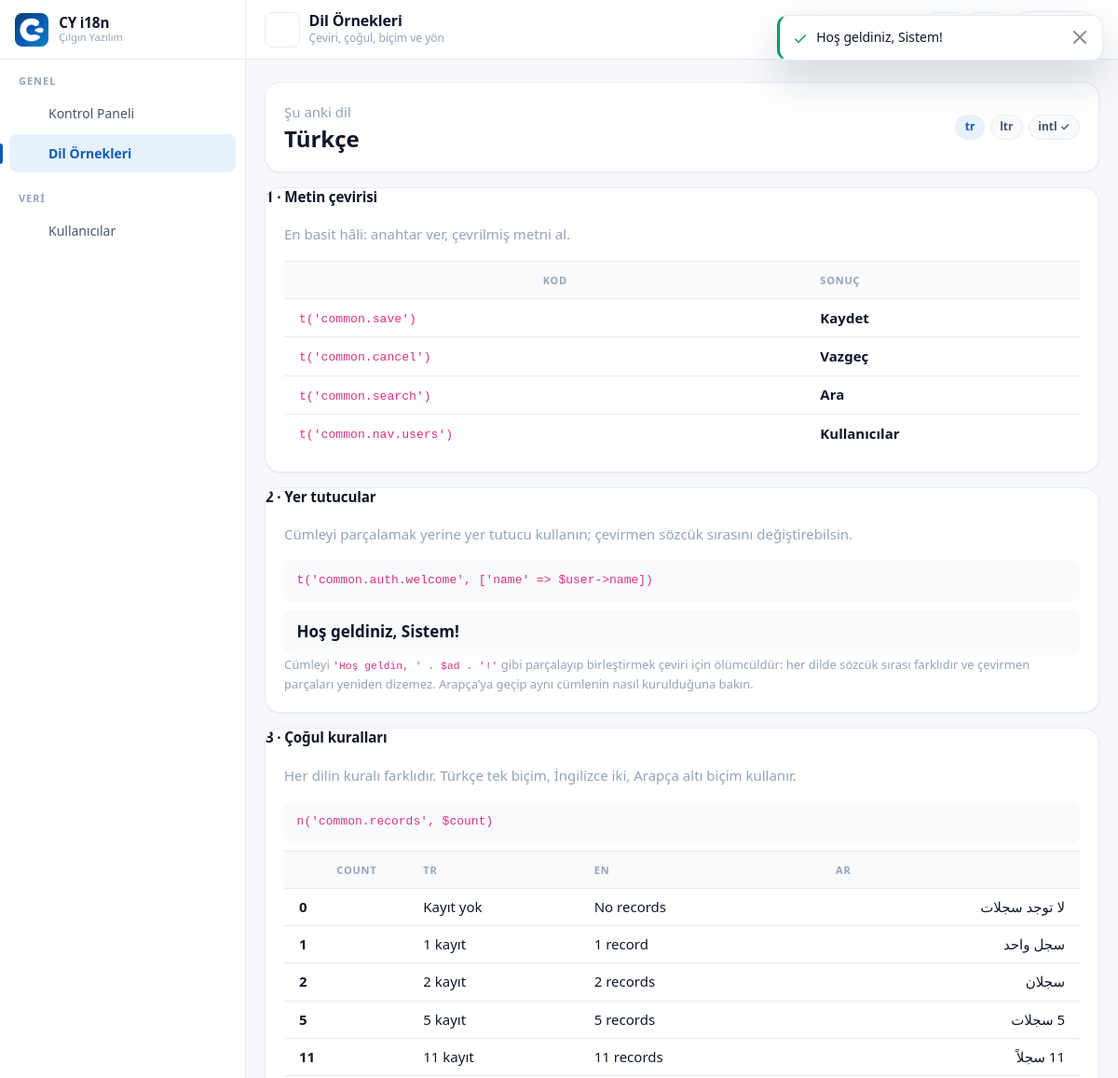
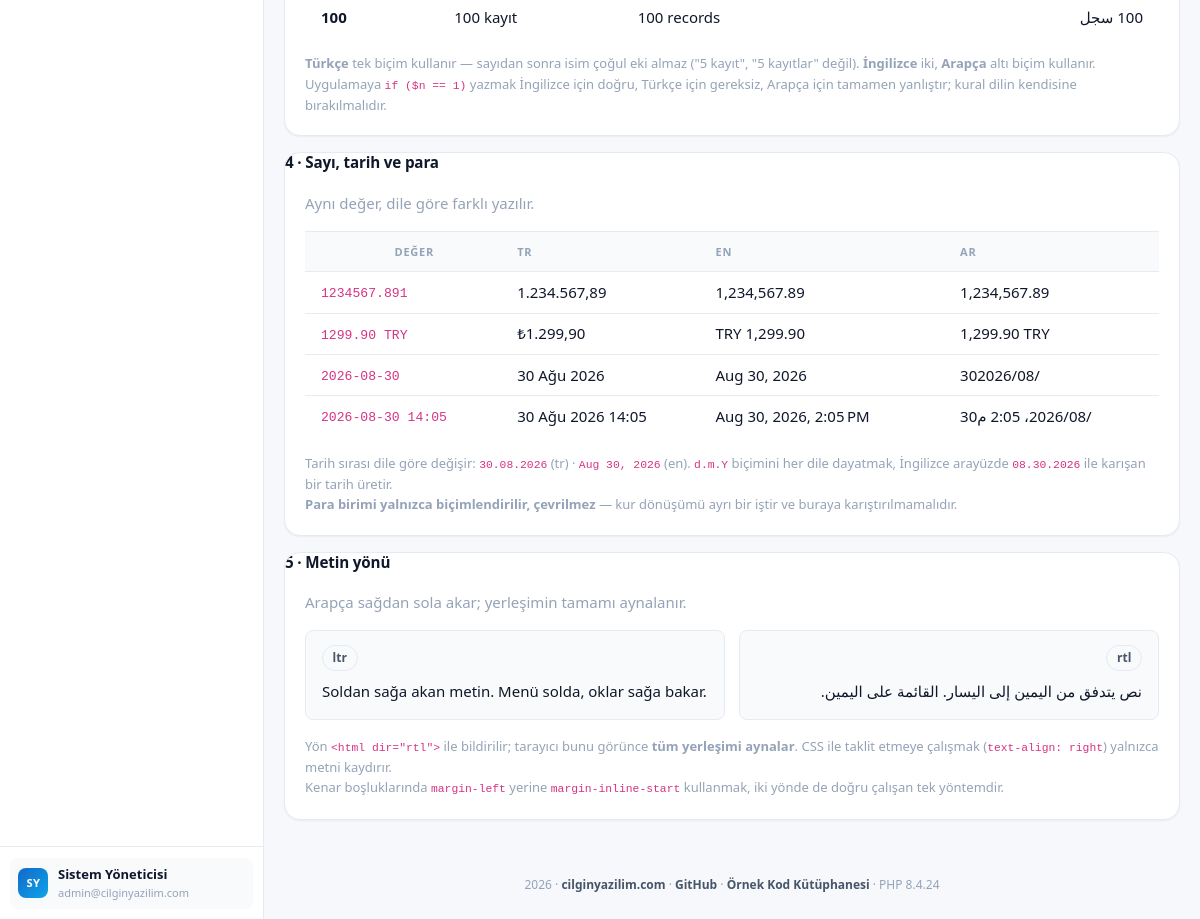
Page /i18n (signed in) on the committed database (2 pictures, top to bottom).
### tables this page shows
CREATE TABLE `users` (
  `id`            INT UNSIGNED NOT NULL AUTO_INCREMENT,

  `name`          VARCHAR(150) NOT NULL,
  `surname`       VARCHAR(150) NOT NULL,

   
   
  `email`         VARCHAR(190) NOT NULL,

   
   
   
  `password`      VARCHAR(255) NOT NULL,

   
  `is_active`     TINYINT(1)   NOT NULL DEFAULT 1,

   
   
  `theme`         ENUM('light','dark') NOT NULL DEFAULT 'light',

  `last_login_at` DATETIME     NULL DEFAULT NULL,
  `created_at`    TIMESTAMP    NOT NULL DEFAULT CURRENT_TIMESTAMP,
  `updated_at`    TIMESTAMP    NULL DEFAULT NULL,

  PRIMARY KEY (`id`),

   
   
   
  UNIQUE KEY `uk_users_email` (`email`),

   
   
   
  KEY `idx_users_name`    (`name`),
  KEY `idx_users_surname` (`surname`),
  KEY `idx_users_active`  (`is_active`),
  KEY `idx_users_created` (`created_at`)
);

### views/i18n/index.php (the view, shortened to what the rows shown need)
<?php
$current = Translator::locale();
?>
<div class="cy-card">
    <div class="cy-card__body cy-i18n-current">
        <div>
            <h2 class="cy-i18n-current__name" dir="<?= e(Translator::direction()) ?>">
                <?= e(Translator::LOCALES[$current]['native']) ?>
            </h2>
        </div>
    </div>
</div>
<div class="cy-card mt-3">
    <div class="cy-card__head">
        <h2 class="cy-section-title">1 · <?= te('common.demo.text') ?></h2>
    </div>
    <div class="cy-card__body">
        <div class="cy-table-wrap">
            <table class="table cy-table w-100 cy-i18n-table">
                <thead>
                    <tr>
                        <th scope="col">Kod</th>
                        <th scope="col">Sonuç</th>
                    </tr>
                </thead>
            </table>
        </div>
    </div>
</div>
<div class="cy-card mt-3">
    <div class="cy-card__head">
        <h2 class="cy-section-title">2 · <?= te('common.demo.placeholder') ?></h2>
    </div>
    <div class="cy-card__body">
        <p class="cy-muted"><?= te('common.demo.placeholder_lead') ?></p>
        <code class="cy-code">t('common.auth.welcome', ['name' => $user->name])</code>
        <p class="cy-i18n-result mt-2" dir="<?= e(Translator::direction()) ?>">
            <?= te('common.auth.welcome', ['name' => $currentUser?->name ?? 'Evren']) ?>
        </p>
        <p class="cy-muted mb-0" style="font-size:.8125rem">
            Cümleyi <code>'Hoş geldin, ' . $ad . '!'</code> gibi parçalayıp birleştirmek
            çeviri için ölümcüldür: her dilde sözcük sırası farklıdır ve çevirmen
            parçaları yeniden dizemez. Arapça’ya geçip aynı cümlenin nasıl kurulduğuna bakın.
        </p>
    </div>
</div>
<div class="cy-card mt-3">
    <div class="cy-card__head">
        <h2 class="cy-section-title">3 · <?= te('common.demo.plural') ?></h2>
    </div>
    <div class="cy-card__body">
        <div class="cy-table-wrap mt-2">
            <table class="table cy-table w-100 cy-i18n-table">
                <thead>
                    <tr>
                        <th scope="col">count</th>
                        <?php foreach (Translator::LOCALES as $code => $meta): ?>
                            <th scope="col"><?= e($meta['flag']) ?></th>
                        <?php endforeach; ?>
                    </tr>
                </thead>
            </table>
        </div>
    </div>
</div>
<div class="cy-card mt-3">
    <div class="cy-card__head">
        <h2 class="cy-section-title">4 · <?= te('common.demo.format') ?></h2>
    </div>
    <div class="cy-card__body">
        <div class="cy-table-wrap">
            <table class="table cy-table w-100 cy-i18n-table">
                <thead>
                    <tr>
                        <th scope="col">Değer</th>
                        <?php foreach (Translator::LOCALES as $code => $meta): ?>
                            <th scope="col"><?= e($meta['flag']) ?></th>
                        <?php endforeach; ?>
                    </tr>
                </thead>
            </table>
        </div>
    </div>
</div>
<div class="cy-card mt-3">
    <div class="cy-card__head">
        <h2 class="cy-section-title">5 · <?= te('common.demo.direction') ?></h2>
    </div>
</div>

### views/partials/sidebar.php (shortened to what the rows shown need)
<?php
$user = $currentUser ?? null;
?>
<aside class="cy-sidebar" id="cy_sidebar" aria-label="Ana gezinme">
    <?php if ($user !== null): ?>
        <div class="cy-sidebar__footer">
            <div class="cy-side-user">
                <span class="cy-avatar cy-avatar--sm cy-avatar--initial"><?= e($user->initials()) ?></span>
                <span class="cy-side-user__info">
                    <span class="cy-side-user__name"><?= e($user->fullName()) ?></span>
                    <span class="cy-side-user__role"><?= e($user->email) ?></span>
                </span>
            </div>
        </div>
    <?php endif; ?>
</aside>

### rows in the picture
users: $user->initials() "SY", $user->fullName() "Sistem Yöneticisi", email "admin@cilginyazilim.com", name "Hoş geldiniz, Sistem!"

### other values in the picture
$appName "CY i18n"
$appBrand "Çılgın Yazılım"
te($group['label']) "GENEL"
te($item['label']) "Kontrol Paneli"
te($item['label']) "Dil Örnekleri"
te($group['label']) "VERI"
te($item['label']) "Kullanıcılar"
$pageTitle "Dil Örnekleri"
$pageSubtitle "Çeviri, çoğul, biçim ve yön"
te('common.demo.current') "Şu anki dil"
Translator::LOCALES[$current]['native'] "Türkçe"
$current "tr"
Translator::direction() "ltr"
te('common.demo.text') "Metin çevirisi"
te('common.demo.text_lead') "En basit hâli: anahtar ver, çevrilmiş metni al."
